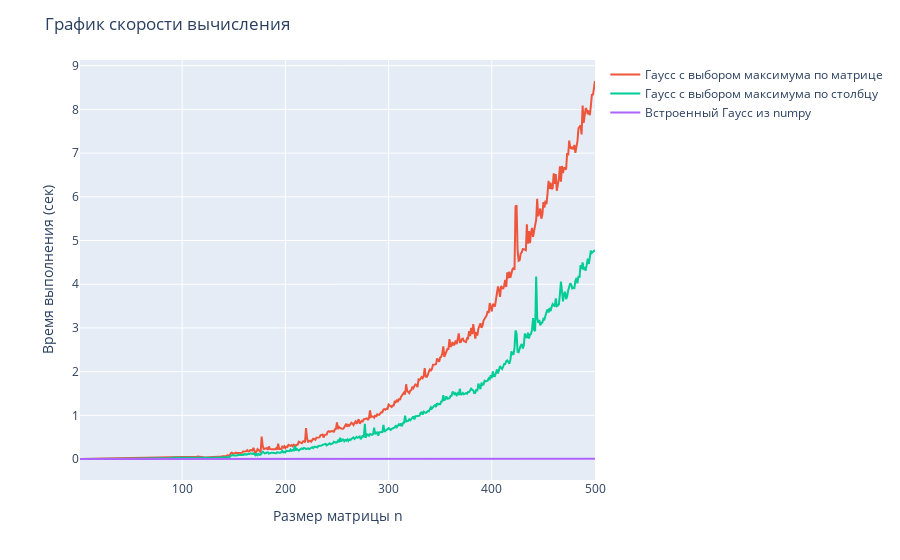
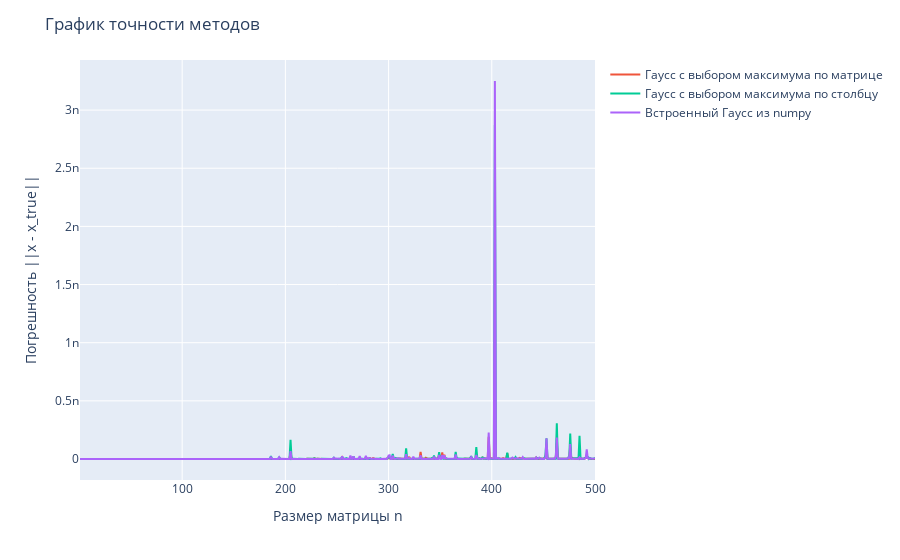
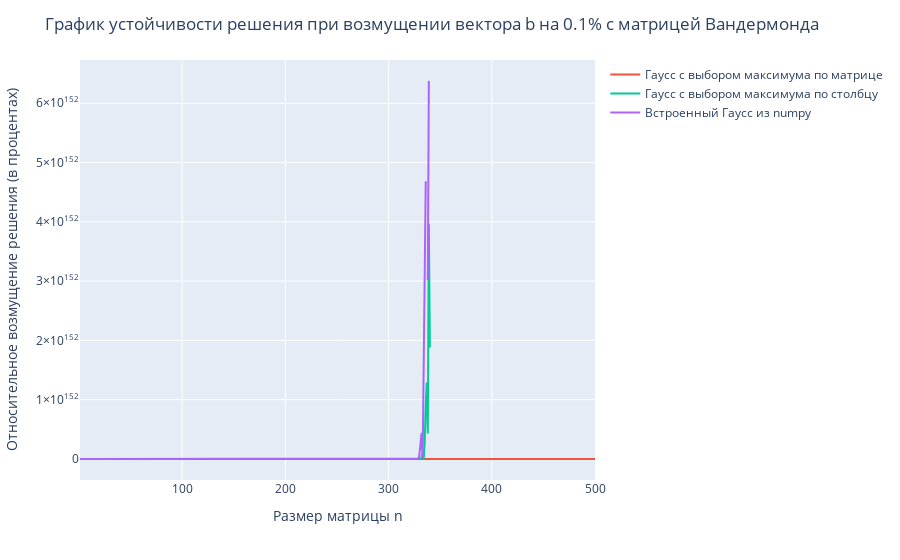

Notebook source saved alongside these figures, in order:
### Code cell
analysis(500, 1e-3)

### Figure 1 — Plotly figure (JSON) as saved in the notebook; plotly's stock layout.template omitted (floating-point values rounded to 4 significant figures; data arrays with more than 128 entries replaced by an {"elided": "..."} marker saying what was removed)
{"data": [{"hovertemplate": "<extra></extra>", "legendgroup": "", "line": {"color": "#636efa", "dash": "solid"}, "marker": {"symbol": "circle"}, "mode": "lines", "name": "", "orientation": "v", "showlegend": false, "type": "scatter", "xaxis": "x", "yaxis": "y"}, {"name": "Гаусс с выбором максимума по матрице", "type": "scatter", "x": {"elided": "500 int values"}, "y": {"elided": "500 float values"}}, {"name": "Гаусс с выбором максимума по столбцу", "type": "scatter", "x": {"elided": "500 int values"}, "y": {"elided": "500 float values"}}, {"name": "Встроенный Гаусс из numpy", "type": "scatter", "x": {"elided": "500 int values"}, "y": {"elided": "500 float values"}}], "layout": {"legend": {"tracegroupgap": 0}, "margin": {"t": 60}, "title": {"text": "График скорости вычисления"}, "xaxis": {"anchor": "y", "domain": [0, 1], "title": {"text": "Размер матрицы n"}}, "yaxis": {"anchor": "x", "domain": [0, 1], "title": {"text": "Время выполнения (сек)"}}}}

### Figure 2 — Plotly figure (JSON) as saved in the notebook; plotly's stock layout.template omitted (floating-point values rounded to 4 significant figures; data arrays with more than 128 entries replaced by an {"elided": "..."} marker saying what was removed)
{"data": [{"hovertemplate": "<extra></extra>", "legendgroup": "", "line": {"color": "#636efa", "dash": "solid"}, "marker": {"symbol": "circle"}, "mode": "lines", "name": "", "orientation": "v", "showlegend": false, "type": "scatter", "xaxis": "x", "yaxis": "y"}, {"name": "Гаусс с выбором максимума по матрице", "type": "scatter", "x": {"elided": "500 int values"}, "y": {"elided": "500 float values"}}, {"name": "Гаусс с выбором максимума по столбцу", "type": "scatter", "x": {"elided": "500 int values"}, "y": {"elided": "500 float values"}}, {"name": "Встроенный Гаусс из numpy", "type": "scatter", "x": {"elided": "500 int values"}, "y": {"elided": "500 float values"}}], "layout": {"legend": {"tracegroupgap": 0}, "margin": {"t": 60}, "title": {"text": "График точности методов"}, "xaxis": {"anchor": "y", "domain": [0, 1], "title": {"text": "Размер матрицы n"}}, "yaxis": {"anchor": "x", "domain": [0, 1], "title": {"text": "Погрешность ||x - x_true||"}}}}

### Figure 3 — Plotly figure (JSON) as saved in the notebook; plotly's stock layout.template omitted (floating-point values rounded to 4 significant figures; data arrays with more than 128 entries replaced by an {"elided": "..."} marker saying what was removed)
{"data": [{"hovertemplate": "<extra></extra>", "legendgroup": "", "line": {"color": "#636efa", "dash": "solid"}, "marker": {"symbol": "circle"}, "mode": "lines", "name": "", "orientation": "v", "showlegend": false, "type": "scatter", "xaxis": "x", "yaxis": "y"}, {"name": "Гаусс с выбором максимума по матрице", "type": "scatter", "x": {"elided": "500 int values"}, "y": {"elided": "500 float values"}}, {"name": "Гаусс с выбором максимума по столбцу", "type": "scatter", "x": {"elided": "500 int values"}, "y": {"elided": "500 float values"}}, {"name": "Встроенный Гаусс из numpy", "type": "scatter", "x": {"elided": "500 int values"}, "y": {"elided": "500 float values"}}], "layout": {"legend": {"tracegroupgap": 0}, "margin": {"t": 60}, "title": {"text": "График устойчивости решения при возмущении вектора b на 0.1% с матрицей Вандермонда"}, "xaxis": {"anchor": "y", "domain": [0, 1], "title": {"text": "Размер матрицы n"}}, "yaxis": {"anchor": "x", "domain": [0, 1], "title": {"text": "Относительное возмущение решения (в процентах)"}}}}
